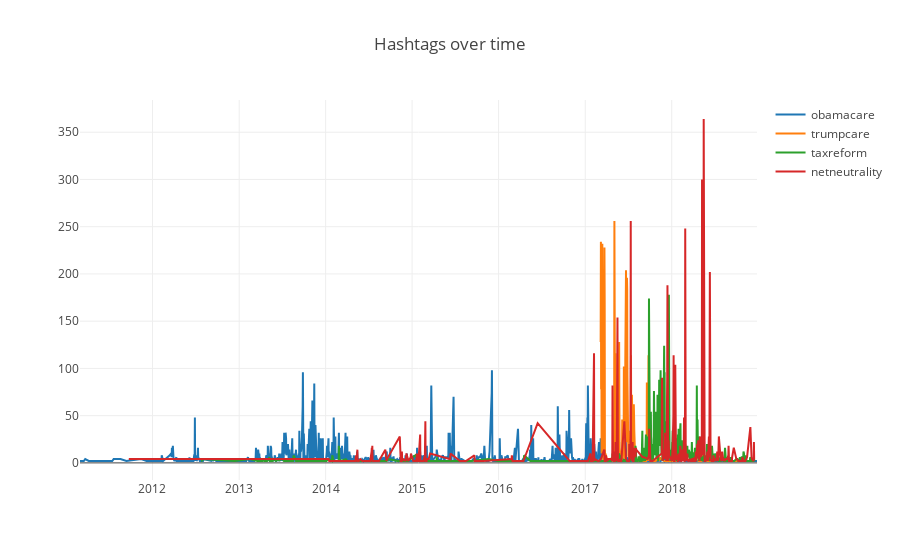

Notebook source saved alongside this figure:
### Code cell
dt1 = get_tagdf('obamacare', cumsum=False)
dt2 = get_tagdf('trumpcare', cumsum=False)
dt3 = get_tagdf('taxreform', cumsum=False)
dt4 = get_tagdf('netneutrality', cumsum=False)

data = [dt1, dt2, dt3, dt4]

layout = dict(
    title = "Hashtags over time"
)

fig = dict(data=data, layout=layout)

py.iplot(fig, filename = 'Hashtags over time')

### Figure 1 — Plotly figure (JSON) as saved in the notebook; plotly's stock layout.template omitted (floating-point values rounded to 4 significant figures; data arrays with more than 128 entries replaced by an {"elided": "..."} marker saying what was removed)
{"data": [{"name": "obamacare", "type": "scatter", "uid": "6bd75b56-bc27-4416-bd6a-a270d309e205", "x": {"elided": "939 str values"}, "y": {"elided": "939 int values"}}, {"name": "trumpcare", "type": "scatter", "uid": "6c385ea7-e910-4b04-a4fa-b59726282ec0", "x": {"elided": "149 str values"}, "y": {"elided": "149 int values"}}, {"name": "taxreform", "type": "scatter", "uid": "18c865d4-2158-47b2-b723-9b6872059273", "x": {"elided": "529 str values"}, "y": {"elided": "529 int values"}}, {"name": "netneutrality", "type": "scatter", "uid": "5fa7c431-fec8-4fa6-a52b-2616d96802a5", "x": {"elided": "354 str values"}, "y": {"elided": "354 int values"}}], "layout": {"title": {"text": "Hashtags over time"}}}
